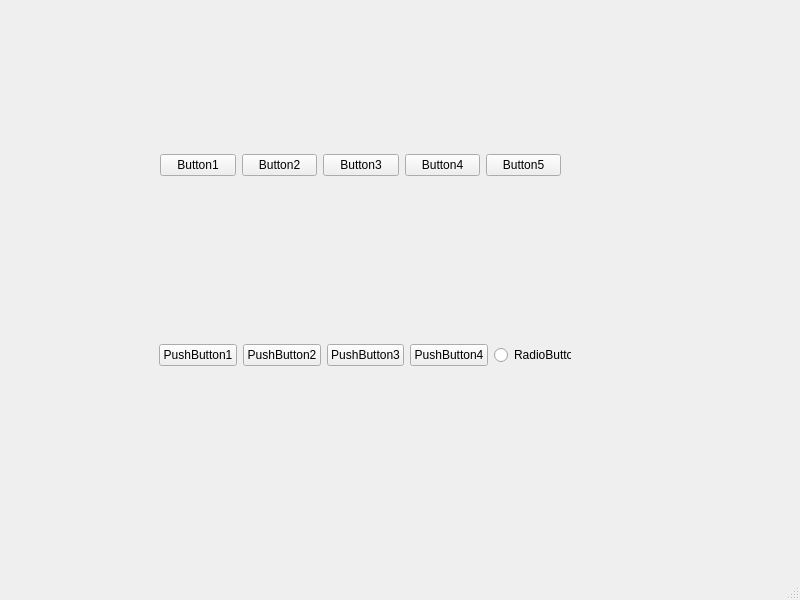
<?xml version="1.0" encoding="UTF-8"?>
<ui version="4.0">
 <class>MainWindow</class>
 <widget class="QMainWindow" name="MainWindow">
  <property name="geometry">
   <rect>
    <x>0</x>
    <y>0</y>
    <width>800</width>
    <height>600</height>
   </rect>
  </property>
  <property name="windowTitle">
   <string>MainWindow</string>
  </property>
  <widget class="QWidget" name="centralwidget">
   <widget class="QWidget" name="horizontalLayoutWidget">
    <property name="geometry">
     <rect>
      <x>159</x>
      <y>300</y>
      <width>412</width>
      <height>111</height>
     </rect>
    </property>
    <layout class="QHBoxLayout" name="horizontalLayout_2">
     <item>
      <widget class="QPushButton" name="pushButton_8">
       <property name="text">
        <string>PushButton1</string>
       </property>
      </widget>
     </item>
     <item>
      <widget class="QPushButton" name="pushButton_7">
       <property name="text">
        <string>PushButton2</string>
       </property>
      </widget>
     </item>
     <item>
      <widget class="QPushButton" name="pushButton_9">
       <property name="text">
        <string>PushButton3</string>
       </property>
      </widget>
     </item>
     <item>
      <widget class="QPushButton" name="pushButton_6">
       <property name="text">
        <string>PushButton4</string>
       </property>
      </widget>
     </item>
     <item>
      <widget class="QRadioButton" name="radioButton">
       <property name="text">
        <string>RadioButton</string>
       </property>
      </widget>
     </item>
    </layout>
   </widget>
   <widget class="QWidget" name="layoutWidget">
    <property name="geometry">
     <rect>
      <x>160</x>
      <y>100</y>
      <width>401</width>
      <height>131</height>
     </rect>
    </property>
    <layout class="QHBoxLayout" name="horizontalLayout">
     <item>
      <widget class="QPushButton" name="pushButton">
       <property name="text">
        <string>Button1</string>
       </property>
      </widget>
     </item>
     <item>
      <widget class="QPushButton" name="pushButton_2">
       <property name="text">
        <string>Button2</string>
       </property>
      </widget>
     </item>
     <item>
      <widget class="QPushButton" name="pushButton_3">
       <property name="text">
        <string>Button3</string>
       </property>
      </widget>
     </item>
     <item>
      <widget class="QPushButton" name="pushButton_4">
       <property name="text">
        <string>Button4</string>
       </property>
      </widget>
     </item>
     <item>
      <widget class="QPushButton" name="pushButton_5">
       <property name="text">
        <string>Button5</string>
       </property>
      </widget>
     </item>
    </layout>
   </widget>
  </widget>
  <widget class="QMenuBar" name="menubar">
   <property name="geometry">
    <rect>
     <x>0</x>
     <y>0</y>
     <width>800</width>
     <height>22</height>
    </rect>
   </property>
  </widget>
  <widget class="QStatusBar" name="statusbar"/>
 </widget>
 <resources/>
 <connections/>
</ui>
